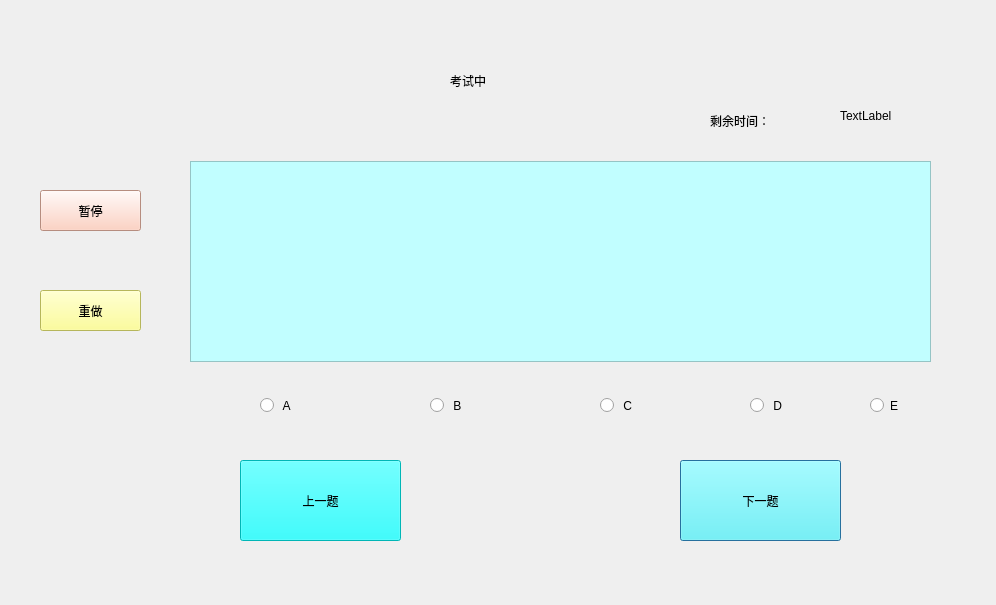
<?xml version="1.0" encoding="UTF-8"?>
<ui version="4.0">
 <class>test</class>
 <widget class="QDialog" name="test">
  <property name="geometry">
   <rect>
    <x>0</x>
    <y>0</y>
    <width>996</width>
    <height>605</height>
   </rect>
  </property>
  <property name="windowTitle">
   <string>Dialog</string>
  </property>
  <widget class="QRadioButton" name="A">
   <property name="geometry">
    <rect>
     <x>260</x>
     <y>390</y>
     <width>115</width>
     <height>31</height>
    </rect>
   </property>
   <property name="styleSheet">
    <string notr="true">font: 14pt &quot;AcadEref&quot;;</string>
   </property>
   <property name="text">
    <string> A</string>
   </property>
  </widget>
  <widget class="QPushButton" name="pushButton">
   <property name="geometry">
    <rect>
     <x>680</x>
     <y>460</y>
     <width>161</width>
     <height>81</height>
    </rect>
   </property>
   <property name="styleSheet">
    <string notr="true">font: 18pt &quot;AcadEref&quot;;
background-color: rgb(85, 255, 255);</string>
   </property>
   <property name="text">
    <string>下一题</string>
   </property>
  </widget>
  <widget class="QRadioButton" name="B">
   <property name="geometry">
    <rect>
     <x>430</x>
     <y>390</y>
     <width>115</width>
     <height>31</height>
    </rect>
   </property>
   <property name="styleSheet">
    <string notr="true">font: 14pt &quot;AcadEref&quot;;</string>
   </property>
   <property name="text">
    <string> B</string>
   </property>
  </widget>
  <widget class="QRadioButton" name="C">
   <property name="geometry">
    <rect>
     <x>600</x>
     <y>390</y>
     <width>115</width>
     <height>31</height>
    </rect>
   </property>
   <property name="styleSheet">
    <string notr="true">font: 14pt &quot;AcadEref&quot;;</string>
   </property>
   <property name="text">
    <string> C</string>
   </property>
  </widget>
  <widget class="QRadioButton" name="D">
   <property name="geometry">
    <rect>
     <x>750</x>
     <y>390</y>
     <width>115</width>
     <height>31</height>
    </rect>
   </property>
   <property name="styleSheet">
    <string notr="true">font: 14pt &quot;AcadEref&quot;;</string>
   </property>
   <property name="text">
    <string> D</string>
   </property>
  </widget>
  <widget class="QPushButton" name="pushButton_2">
   <property name="geometry">
    <rect>
     <x>40</x>
     <y>190</y>
     <width>101</width>
     <height>41</height>
    </rect>
   </property>
   <property name="styleSheet">
    <string notr="true">background-color: rgb(255, 198, 178);</string>
   </property>
   <property name="text">
    <string>暂停</string>
   </property>
  </widget>
  <widget class="QPushButton" name="pushButton_3">
   <property name="geometry">
    <rect>
     <x>40</x>
     <y>290</y>
     <width>101</width>
     <height>41</height>
    </rect>
   </property>
   <property name="styleSheet">
    <string notr="true">background-color: rgb(255, 255, 127);</string>
   </property>
   <property name="text">
    <string>重做</string>
   </property>
  </widget>
  <widget class="QPushButton" name="pushButton_6">
   <property name="geometry">
    <rect>
     <x>240</x>
     <y>460</y>
     <width>161</width>
     <height>81</height>
    </rect>
   </property>
   <property name="styleSheet">
    <string notr="true">font: 18pt &quot;AcadEref&quot;;
background-color: rgb(0, 255, 255);</string>
   </property>
   <property name="text">
    <string>上一题</string>
   </property>
  </widget>
  <widget class="QLabel" name="theTime">
   <property name="geometry">
    <rect>
     <x>840</x>
     <y>90</y>
     <width>211</width>
     <height>51</height>
    </rect>
   </property>
   <property name="text">
    <string>TextLabel</string>
   </property>
  </widget>
  <widget class="QLabel" name="label_2">
   <property name="geometry">
    <rect>
     <x>710</x>
     <y>100</y>
     <width>131</width>
     <height>41</height>
    </rect>
   </property>
   <property name="styleSheet">
    <string notr="true">font: 16pt &quot;AcadEref&quot;;</string>
   </property>
   <property name="text">
    <string>剩余时间：</string>
   </property>
  </widget>
  <widget class="QTextBrowser" name="textBrowser">
   <property name="geometry">
    <rect>
     <x>190</x>
     <y>161</y>
     <width>741</width>
     <height>201</height>
    </rect>
   </property>
   <property name="styleSheet">
    <string notr="true">font: 75 16pt &quot;Adobe 黑体 Std R&quot;;
background-color: rgb(193, 254, 255);</string>
   </property>
   <property name="html">
    <string>&lt;!DOCTYPE HTML PUBLIC &quot;-//W3C//DTD HTML 4.0//EN&quot; &quot;http://www.w3.org/TR/REC-html40/strict.dtd&quot;&gt;
&lt;html&gt;&lt;head&gt;&lt;meta name=&quot;qrichtext&quot; content=&quot;1&quot; /&gt;&lt;style type=&quot;text/css&quot;&gt;
p, li { white-space: pre-wrap; }
&lt;/style&gt;&lt;/head&gt;&lt;body style=&quot; font-family:'Adobe 黑体 Std R'; font-size:16pt; font-weight:72; font-style:normal;&quot;&gt;
&lt;p style=&quot;-qt-paragraph-type:empty; margin-top:0px; margin-bottom:0px; margin-left:0px; margin-right:0px; -qt-block-indent:0; text-indent:0px;&quot;&gt;&lt;br /&gt;&lt;/p&gt;&lt;/body&gt;&lt;/html&gt;</string>
   </property>
  </widget>
  <widget class="QLabel" name="label">
   <property name="geometry">
    <rect>
     <x>0</x>
     <y>0</y>
     <width>1001</width>
     <height>611</height>
    </rect>
   </property>
   <property name="styleSheet">
    <string notr="true">background-image: url(:/new/prefix1/t01709fd5e4e2d72726.jpg);</string>
   </property>
   <property name="text">
    <string/>
   </property>
  </widget>
  <widget class="QRadioButton" name="E">
   <property name="geometry">
    <rect>
     <x>870</x>
     <y>390</y>
     <width>111</width>
     <height>31</height>
    </rect>
   </property>
   <property name="text">
    <string>E</string>
   </property>
  </widget>
  <widget class="QLabel" name="label_3">
   <property name="geometry">
    <rect>
     <x>450</x>
     <y>40</y>
     <width>171</width>
     <height>81</height>
    </rect>
   </property>
   <property name="styleSheet">
    <string notr="true">font: 75 26pt &quot;AcadEref&quot;;</string>
   </property>
   <property name="text">
    <string>考试中</string>
   </property>
  </widget>
  <zorder>E</zorder>
  <zorder>label</zorder>
  <zorder>A</zorder>
  <zorder>pushButton</zorder>
  <zorder>B</zorder>
  <zorder>C</zorder>
  <zorder>D</zorder>
  <zorder>pushButton_2</zorder>
  <zorder>pushButton_3</zorder>
  <zorder>pushButton_6</zorder>
  <zorder>theTime</zorder>
  <zorder>label_2</zorder>
  <zorder>textBrowser</zorder>
  <zorder>label_3</zorder>
 </widget>
 <resources/>
 <connections/>
</ui>
